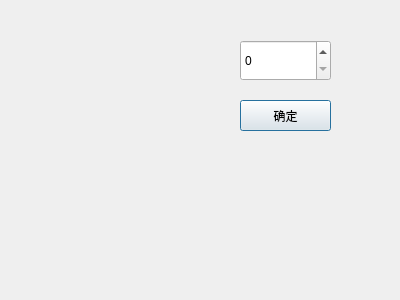
<?xml version="1.0" encoding="UTF-8"?>
<ui version="4.0">
 <class>MyDialog</class>
 <widget class="QDialog" name="MyDialog">
  <property name="geometry">
   <rect>
    <x>0</x>
    <y>0</y>
    <width>400</width>
    <height>300</height>
   </rect>
  </property>
  <property name="windowTitle">
   <string>Dialog</string>
  </property>
  <widget class="QSpinBox" name="spinBox">
   <property name="geometry">
    <rect>
     <x>240</x>
     <y>40</y>
     <width>91</width>
     <height>41</height>
    </rect>
   </property>
  </widget>
  <widget class="QPushButton" name="pushButton">
   <property name="geometry">
    <rect>
     <x>240</x>
     <y>100</y>
     <width>91</width>
     <height>31</height>
    </rect>
   </property>
   <property name="text">
    <string>确定</string>
   </property>
  </widget>
 </widget>
 <resources/>
 <connections/>
</ui>
